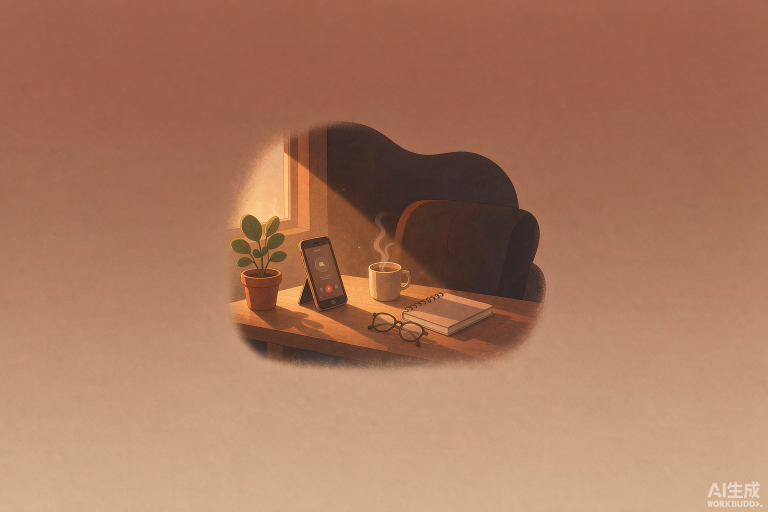
#> input picture 手机危机处理/公众号文章/发布包_第1篇_手机危机/_原始png/Flat_warm_editorial_illustrati_2026-09-07T14-42-05.png, 1536 x 1024 px (shown at 1/2 size)
$ python _cover_proc.py
#> lines starting #> are read from the running program, lines starting #| are printed output that depends on the picture
# -*- coding: utf-8 -*-
# 封面候选后处理：1536x1024 -> 裁 2.35:1 (1536x654)，底部裁切线 y1<=940 去右下AI水印；压到<=200KB
from PIL import Image
import os

base = os.path.dirname(os.path.abspath(__file__))
src_dir = os.path.join(base, "_原始png")

jobs = [
    ("Flat_warm_editorial_illustrati_2026-09-07T14-42-05.png", "封面候选1_来电书桌.jpg"),
    ("Flat_warm_editorial_illustrati_2026-09-07T14-42-39.png", "封面候选2_手机留校.jpg"),
    ("Flat_warm_editorial_illustrati_2026-09-07T14-43-13.png", "封面候选3_等门的家.jpg"),
]

TARGET_W, TARGET_H = 1536, 654  # 2.35:1

for src_name, out_name in jobs:
    src = os.path.join(src_dir, src_name)
    im = Image.open(src).convert("RGB")
#> im is the input picture: PIL image 1536x1024 RGB; mean R, G, B 168.9, 120.3, 93.7
    w, h = im.size
#> w = 1536; h = 1024
    # 目标裁切高度按宽度比例
    crop_h = int(w / 2.35)  # ~654
#> crop_h = 653
    # 垂直居中偏上一点点保住主体；y1 必须 <= 945 去水印
    # 居中: y0 = (h - crop_h)//2
    y0 = (h - crop_h) // 2
#> y0 = 185
    y1 = y0 + crop_h
#> y1 = 838
    if y1 > 940:
        y1 = 940
        y0 = y1 - crop_h
    box = (0, y0, w, y1)
#> box = (0, 185, 1536, 838)
    c = im.crop(box)
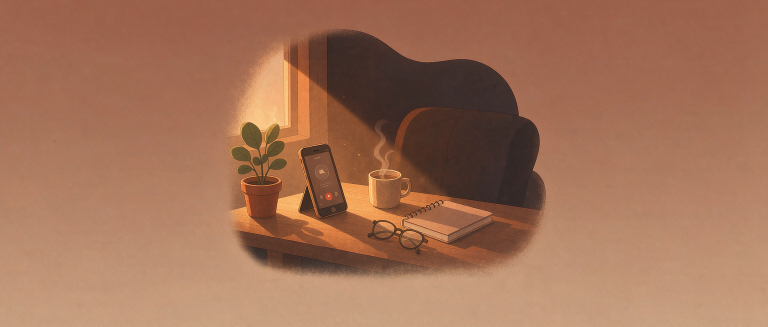
#> c: PIL image 1536x653 RGB (shown at 1/2 size); mean R, G, B 161.9, 113.3, 87.1
    c = c.resize((TARGET_W, TARGET_H), Image.LANCZOS)
#> c: PIL image 1536x654 RGB
    out = os.path.join(base, out_name)
    q = 88
    while q >= 40:
        c.save(out, "JPEG", quality=q, optimize=True)
        if os.path.getsize(out) <= 200 * 1024:
            break
        q -= 6
#> after the loop, q = 88
    print(f"{out_name}: {c.size[0]}x{c.size[1]}, {os.path.getsize(out)//1024}KB, q={q}, y0={y0} y1={y1}")
#| 封面候选1_来电书桌.jpg: 1536x654, 110KB, q=88, y0=185 y1=838
#> pass 2 of the loop `for src_name, out_name in jobs:`:
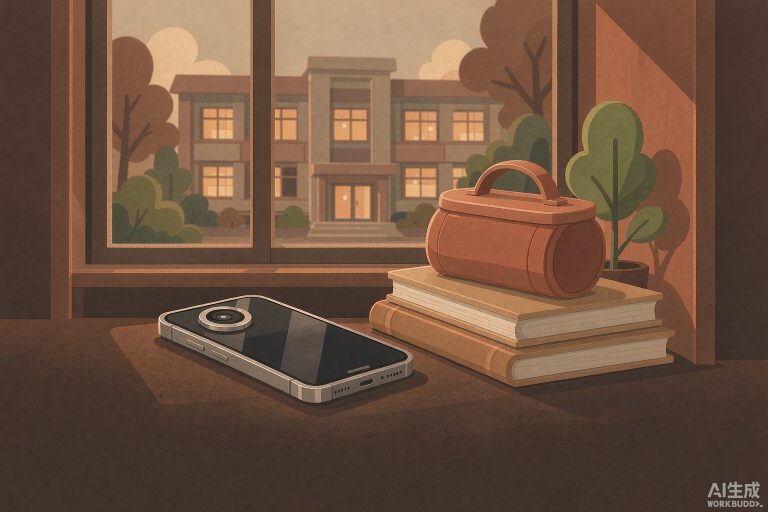
#> input picture 手机危机处理/公众号文章/发布包_第1篇_手机危机/_原始png/Flat_warm_editorial_illustrati_2026-09-07T14-42-39.png, 1536 x 1024 px (shown at 1/2 size)
#> im is the input picture: PIL image 1536x1024 RGB; mean R, G, B 110.7, 82.1, 63.4
#> `c = im.crop(box)`:
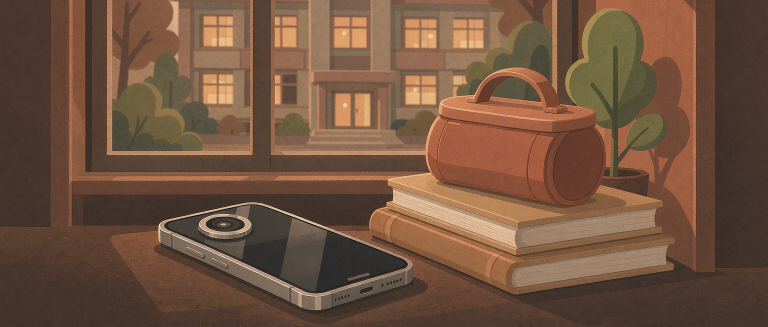
#> c: PIL image 1536x653 RGB (shown at 1/2 size); mean R, G, B 113.9, 83.4, 63.2
#| 封面候选2_手机留校.jpg: 1536x654, 177KB, q=88, y0=185 y1=838
#> pass 3 of the loop `for src_name, out_name in jobs:`:
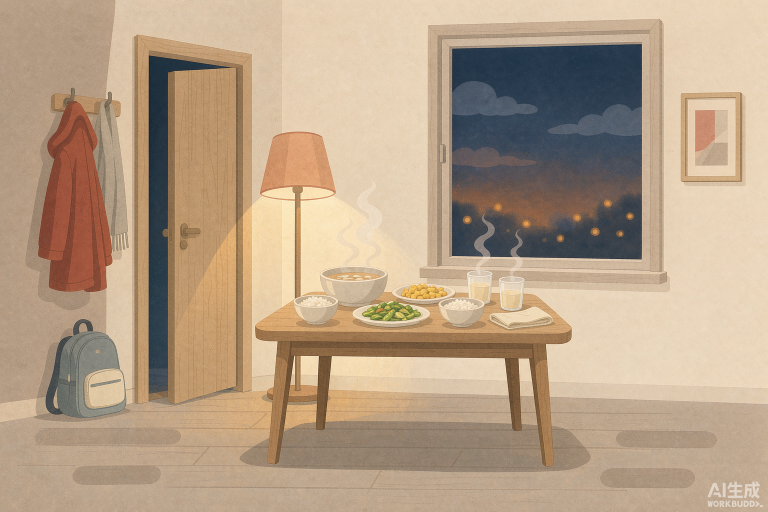
#> input picture 手机危机处理/公众号文章/发布包_第1篇_手机危机/_原始png/Flat_warm_editorial_illustrati_2026-09-07T14-43-13.png, 1536 x 1024 px (shown at 1/2 size)
#> im is the input picture: PIL image 1536x1024 RGB; mean R, G, B 182.9, 160, 135.3
#> `c = im.crop(box)`:
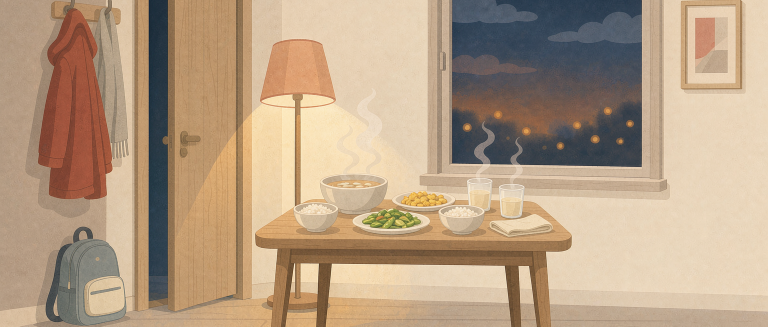
#> c: PIL image 1536x653 RGB (shown at 1/2 size); mean R, G, B 182.4, 158.1, 132.3
#| 封面候选3_等门的家.jpg: 1536x654, 170KB, q=88, y0=185 y1=838
